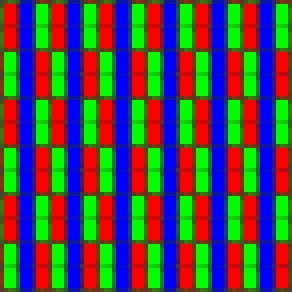
#> input picture dataset/rgb.png, 292 x 292 px
$ jupyter execute solution.ipynb
#> lines starting #> are read from the running program, lines starting #| are printed output that depends on the picture; after the words box and inside, x2 and y2 are one past the last pixel; in counts of white or black regions, pixels touching at a corner belong together
cv2.bitwise_not and gray_neg = 255 - img
they both gave the same answer
i.e.
ans_lab and gray_neg

[cell 1]
import cv2
import numpy as np
img = cv2.imread('../dataset/rgb.png',0)
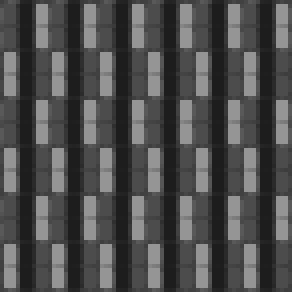
#> img: shape (292, 292); min 29, max 149, mean 77.1

ans_lab = cv2.bitwise_not(img)
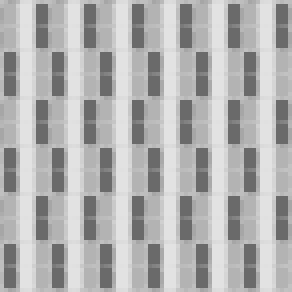
#> ans_lab: shape (292, 292); min 106, max 226, mean 177.9

gray_neg = 255 - img

_,binary_neg = cv2.threshold(gray_neg,127,255,cv2.THRESH_BINARY)
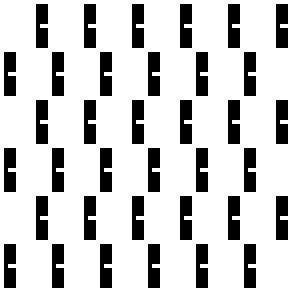
#> binary_neg: shape (292, 292); 79.1% white; 36 black regions, largest, box (x1, y1, x2, y2) and area: (36, 4, 48, 48) 496, (84, 4, 96, 48) 496, (132, 4, 144, 48) 496

# cv2.threshold(src, thresh, maxval, type)

[cell 2]
import matplotlib.pyplot as plt

plt.subplot(1,4,1);
plt.imshow(img, cmap='gray');
plt.title("Original");
plt.axis('off')

plt.subplot(1,4,2);
plt.imshow(gray_neg, cmap='gray');
plt.title("Grayscale Neg");
plt.axis('off')

plt.subplot(1,4,3);
plt.imshow(binary_neg, cmap='gray');
plt.title("Binary Neg");
plt.axis('off')

plt.subplot(1,4,4);
plt.imshow(ans_lab, cmap='gray');
plt.title("Ans Lab");
plt.axis('off')
plt.show()
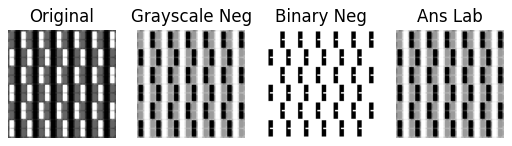
#> figure drawn by matplotlib, 4 panels

$ run again, with dataset/ref.jpg saved as dataset/rgb.png
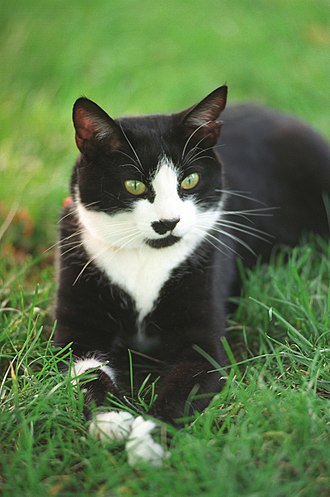
#> input picture dataset/ref.jpg, 330 x 497 px
#> `_,binary_neg = cv2.threshold(gray_neg,127,255,cv2.THRESH_BINARY)`:
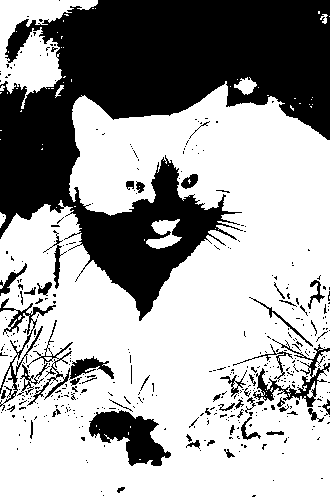
#> binary_neg: shape (497, 330); 64.2% white; 435 black regions (380 under 20 px), largest, box (x1, y1, x2, y2) and area: (0, 0, 330, 321) 48891, (89, 410, 171, 466) 2381, (253, 339, 330, 407) 1128
#> `plt.show()`:
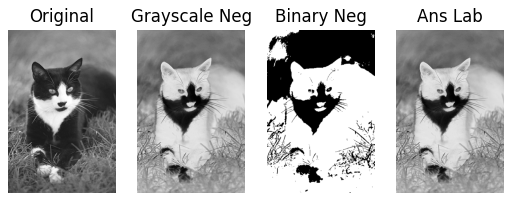
#> figure drawn by matplotlib, 4 panels
